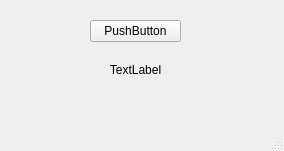
<?xml version="1.0" encoding="UTF-8"?>
<ui version="4.0">
 <class>MainWindow</class>
 <widget class="QMainWindow" name="MainWindow">
  <property name="geometry">
   <rect>
    <x>0</x>
    <y>0</y>
    <width>284</width>
    <height>151</height>
   </rect>
  </property>
  <property name="windowTitle">
   <string>MainWindow</string>
  </property>
  <widget class="QWidget" name="centralwidget">
   <widget class="QPushButton" name="pushButton">
    <property name="geometry">
     <rect>
      <x>90</x>
      <y>20</y>
      <width>91</width>
      <height>22</height>
     </rect>
    </property>
    <property name="text">
     <string>PushButton</string>
    </property>
   </widget>
   <widget class="QLabel" name="label">
    <property name="geometry">
     <rect>
      <x>90</x>
      <y>60</y>
      <width>91</width>
      <height>20</height>
     </rect>
    </property>
    <property name="text">
     <string>TextLabel</string>
    </property>
    <property name="alignment">
     <set>Qt::AlignCenter</set>
    </property>
   </widget>
  </widget>
  <widget class="QMenuBar" name="menubar">
   <property name="geometry">
    <rect>
     <x>0</x>
     <y>0</y>
     <width>284</width>
     <height>21</height>
    </rect>
   </property>
  </widget>
  <widget class="QStatusBar" name="statusbar"/>
 </widget>
 <resources/>
 <connections/>
</ui>
